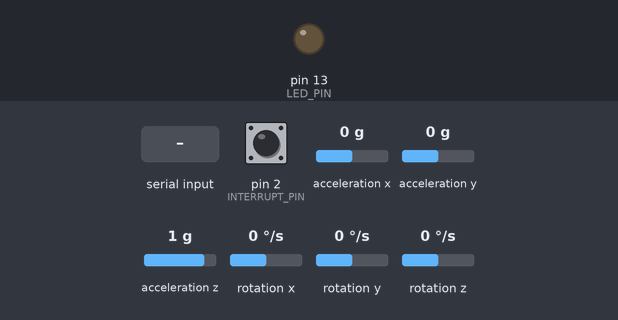
This sketch was run on a simulated Arduino Uno, built with avr-gcc and run on an emulated ATmega328P. Shown: output pins drawn as LEDs (lit = HIGH). Dashed ring = blinking. Inputs (shaded band) come from the test bench; at power-on: pin 2 (INTERRUPT_PIN) LOW, acceleration x 0 g, acceleration y 0 g, acceleration z 1 g, rotation x 0 °/s, rotation y 0 °/s, rotation z 0 °/s. The sensor or clock chip raises its interrupt line as the real part does.

Above: at 0.8 s.
0.9 s: "1" received over the second serial link
At 1.9 s:
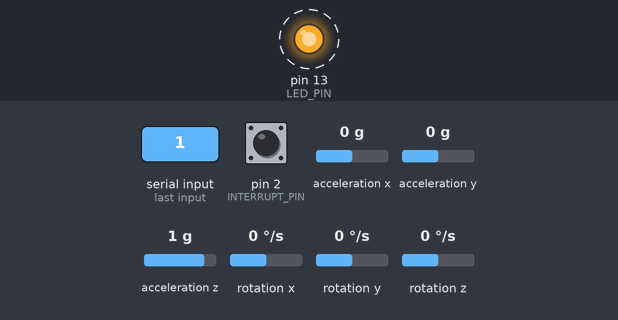
Timing chart, 0 to 9.9 s (numbered marks = the images above; inputs shaded):
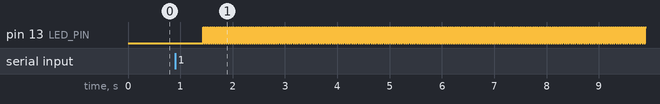

Measured:
- after the input at 0.9 s, pin 13 (LED_PIN): alternates HIGH for 0.02 s and LOW for 0.02 s, starting after 0.53 s

The sketch:

DataCollect_Using_Bluetooth.ino
```cpp
#include <SoftwareSerial.h>
#include "I2Cdev.h"
#include "MPU6050_6Axis_MotionApps20.h"
#if I2CDEV_IMPLEMENTATION == I2CDEV_ARDUINO_WIRE
    #include "Wire.h"
#endif

MPU6050 mpu;

SoftwareSerial mySerial(10, 11); // setting up rx and tx

#define INTERRUPT_PIN 2  // use pin 2 on Arduino Uno & most boards
#define LED_PIN 13 // (Arduino is 13, Teensy is 11, Teensy++ is 6)
bool blinkState = false;

// MPU control/status vars
bool dmpReady = false;  // set true if DMP init was successful
uint8_t mpuIntStatus;   // holds actual interrupt status byte from MPU
uint8_t devStatus;      // return status after each device operation (0 = success, !0 = error)
uint16_t packetSize;    // expected DMP packet size (default is 42 bytes)
uint16_t fifoCount;     // count of all bytes currently in FIFO
uint8_t fifoBuffer[64]; // FIFO storage buffer

// orientation/motion vars
Quaternion q;           // [w, x, y, z]         quaternion container
VectorFloat gravity;    // [x, y, z]            gravity vector
float ypr[3];           // [yaw, pitch, roll]   yaw/pitch/roll container and gravity vector

volatile bool mpuInterrupt = false;     // indicates whether MPU interrupt pin has gone high
void dmpDataReady() {
    mpuInterrupt = true;
}

void setup() {
    // join I2C bus (I2Cdev library doesn't do this automatically)
    #if I2CDEV_IMPLEMENTATION == I2CDEV_ARDUINO_WIRE
        Wire.begin();
        Wire.setClock(400000); // 400kHz I2C clock. Comment this line if having compilation difficulties
    #elif I2CDEV_IMPLEMENTATION == I2CDEV_BUILTIN_FASTWIRE
        Fastwire::setup(400, true);
    #endif
    Serial.begin(115200);
    mySerial.begin(115200);
    while (!Serial); // wait for Leonardo enumeration, others continue immediately

    // initialize device
    mySerial.println(F("Initializing I2C devices..."));
    mpu.initialize();
    pinMode(INTERRUPT_PIN, INPUT);

    // verify connection
    mySerial.println(F("Testing device connections..."));
    mySerial.println(mpu.testConnection() ? F("MPU6050 connection successful") : F("MPU6050 connection failed"));

    // wait for ready
    mySerial.println(F("\nSend any character to begin DMP programming and demo: "));
    while (mySerial.available() && mySerial.read()); // empty buffer
    while (!mySerial.available());                 // wait for data
    while (mySerial.available() && mySerial.read()); // empty buffer again

    // load and configure the DMP
    mySerial.println(F("Initializing DMP..."));
    devStatus = mpu.dmpInitialize();

    // Isaac's Offsets
    /*
    mpu.setXAccelOffset(-1058.005985);
    mpu.setYAccelOffset(475.5881995);
    mpu.setZAccelOffset(1839.886979);
    mpu.setXGyroOffset(73.99894661);
    mpu.setYGyroOffset(-11.93861639);
    mpu.setZGyroOffset(14.86692684);
    */

    // Felix's Offsets

    /*
    mpu.setXGyroOffset(31.04872603);
    mpu.setYGyroOffset(-46.50591155);
    mpu.setZGyroOffset(-40.89778159);
    mpu.setXAccelOffset(-1248.217184);
    mpu.setYAccelOffset(-3157.032414);
    mpu.setZAccelOffset(1286.496383);
    */

    // make sure it worked (returns 0 if so)
    if (devStatus == 0) {
        // turn on the DMP, now that it's ready
        mySerial.println(F("Enabling DMP..."));
        mpu.setDMPEnabled(true);

        // enable Arduino interrupt detection
        mySerial.println(F("Enabling interrupt detection (Arduino external interrupt 0)..."));
        attachInterrupt(digitalPinToInterrupt(INTERRUPT_PIN), dmpDataReady, RISING);
        mpuIntStatus = mpu.getIntStatus();

        // set our DMP Ready flag so the main loop() function knows it's okay to use it
        mySerial.println(F("DMP ready! Waiting for first interrupt..."));
        dmpReady = true;

        // get expected DMP packet size for later comparison
        packetSize = mpu.dmpGetFIFOPacketSize();
    } else {
        // ERROR!
        // 1 = initial memory load failed
        // 2 = DMP configuration updates failed
        // (if it's going to break, usually the code will be 1)
        mySerial.print(F("DMP Initialization failed (code "));
        mySerial.print(devStatus);
        mySerial.println(F(")"));
    }

    // configure LED for output
    pinMode(LED_PIN, OUTPUT);
}

void loop() {

    // Read user input if available.
  if (Serial.available()){
    delay(10); // The delay is necessary to get this working!
    mySerial.write(Serial.read());
  }
    // if programming failed, don't try to do anything
    if (!dmpReady) return;

    // wait for MPU interrupt or extra packet(s) available
    while (!mpuInterrupt && fifoCount < packetSize) {
        // if you are really paranoid you can frequently test in between other
        // stuff to see if mpuInterrupt is true, and if so, "break;" from the
        // while() loop to immediately process the MPU data
    }

    // reset interrupt flag and get INT_STATUS byte
    mpuInterrupt = false;
    mpuIntStatus = mpu.getIntStatus();

    // get current FIFO count
    fifoCount = mpu.getFIFOCount();

    // check for overflow (this should never happen unless our code is too inefficient)
    if ((mpuIntStatus & 0x10) || fifoCount == 1024) {
        // reset so we can continue cleanly
        mpu.resetFIFO();
        mySerial.println(F("FIFO overflow!"));

    // otherwise, check for DMP data ready interrupt (this should happen frequently)
    } else if (mpuIntStatus & 0x02) {
        // wait for correct available data length, should be a VERY short wait
        while (fifoCount < packetSize) fifoCount = mpu.getFIFOCount();

        // read a packet from FIFO
        mpu.getFIFOBytes(fifoBuffer, packetSize);

        // track FIFO count here in case there is > 1 packet available
        // (this lets us immediately read more without waiting for an interrupt)
        fifoCount -= packetSize;

        // display Euler angles in degrees
        mpu.dmpGetQuaternion(&q, fifoBuffer);
        mpu.dmpGetGravity(&gravity, &q);
        mpu.dmpGetYawPitchRoll(ypr, &q, &gravity);
//<<<<<<< HEAD
//=======
        mySerial.println(ypr[1], 5);
        delay(10);
        //Serial.println(millis());
//>>>>>>> origin/master

        // blink LED to indicate activity
        blinkState = !blinkState;
        digitalWrite(LED_PIN, blinkState);
    }
}
```
